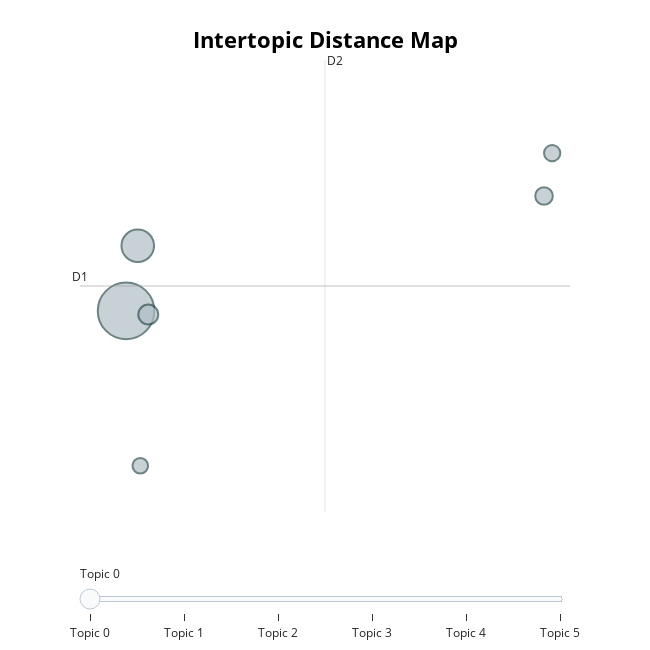

Notebook source saved alongside this figure:
### Code cell
model.visualize_topics()

### Figure 1 — Plotly figure (JSON) as saved in the notebook; plotly's stock layout.template omitted (floating-point values rounded to 4 significant figures)
{"data": [{"customdata": [[0, "amg driving academy | driving academy so | driving academy | the amg driving | amg driving", 145], [1, "featured next month | winning our photo | be featured next | be featured | our photo", 48], [2, "favorite which reaction | reaction is your | which reaction | which reaction is | your favorite action", 18], [3, "pit stop at | stop at racesonoma | make pit stop | pit stop | at racesonoma again", 14], [4, "fastest take trip | track with ashleyfreiberg | ashleyfreiberg which corner | racesonoma track | the racesonoma track", 12], [5, "photo dump | this photo dump | photo dump these | dump | our camera roll", 11]], "hovertemplate": "<b>Topic %{customdata[0]}</b><br>%{customdata[1]}<br>Size: %{customdata[2]}", "legendgroup": "", "marker": {"color": "#B0BEC5", "line": {"color": "DarkSlateGrey", "width": 2}, "size": [145, 48, 18, 14, 12, 11], "sizemode": "area", "sizeref": 0.09062, "symbol": "circle"}, "mode": "markers", "name": "", "orientation": "v", "showlegend": false, "type": "scatter", "x": [-12.69, -12.21, -11.77, 4.577, 4.913, -12.1], "xaxis": "x", "y": [3.629, 4.14, 3.601, 4.53, 4.867, 2.414], "yaxis": "y"}], "layout": {"annotations": [{"showarrow": false, "text": "D1", "x": -14.59, "y": 3.824, "yshift": 10}, {"showarrow": false, "text": "D2", "x": -4.472, "xshift": 10, "y": 5.597}], "height": 650, "hoverlabel": {"bgcolor": "white", "font": {"family": "Rockwell", "size": 16}}, "legend": {"itemsizing": "constant", "tracegroupgap": 0}, "margin": {"t": 60}, "shapes": [{"line": {"color": "#CFD8DC", "width": 2}, "type": "line", "x0": -4.472, "x1": -4.472, "y0": 2.052, "y1": 5.597}, {"line": {"color": "#9E9E9E", "width": 2}, "type": "line", "x0": -14.59, "x1": 5.65, "y0": 3.824, "y1": 3.824}], "sliders": [{"active": 0, "pad": {"t": 50}, "steps": [{"args": [{"marker.color": [["red", "#B0BEC5", "#B0BEC5", "#B0BEC5", "#B0BEC5", "#B0BEC5"]]}], "label": "Topic 0", "method": "update"}, {"args": [{"marker.color": [["#B0BEC5", "red", "#B0BEC5", "#B0BEC5", "#B0BEC5", "#B0BEC5"]]}], "label": "Topic 1", "method": "update"}, {"args": [{"marker.color": [["#B0BEC5", "#B0BEC5", "red", "#B0BEC5", "#B0BEC5", "#B0BEC5"]]}], "label": "Topic 2", "method": "update"}, {"args": [{"marker.color": [["#B0BEC5", "#B0BEC5", "#B0BEC5", "red", "#B0BEC5", "#B0BEC5"]]}], "label": "Topic 3", "method": "update"}, {"args": [{"marker.color": [["#B0BEC5", "#B0BEC5", "#B0BEC5", "#B0BEC5", "red", "#B0BEC5"]]}], "label": "Topic 4", "method": "update"}, {"args": [{"marker.color": [["#B0BEC5", "#B0BEC5", "#B0BEC5", "#B0BEC5", "#B0BEC5", "red"]]}], "label": "Topic 5", "method": "update"}]}], "title": {"font": {"color": "Black", "size": 22}, "text": "<b>Intertopic Distance Map</b>", "x": 0.5, "xanchor": "center", "y": 0.95, "yanchor": "top"}, "width": 650, "xaxis": {"anchor": "y", "domain": [0, 1], "range": [-14.59, 5.65], "title": {"text": ""}, "type": "linear", "visible": false}, "yaxis": {"anchor": "x", "domain": [0, 1], "range": [2.052, 5.597], "title": {"text": ""}, "type": "linear", "visible": false}}}
